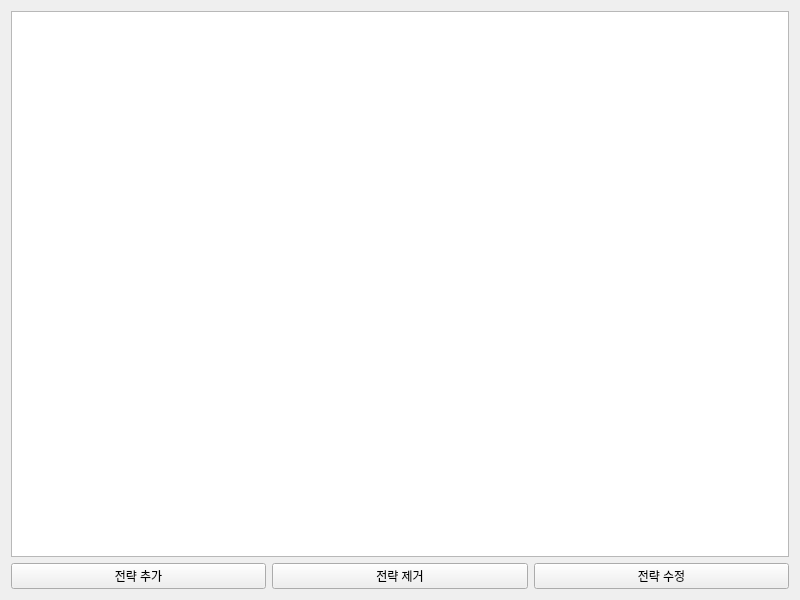
<?xml version="1.0" encoding="UTF-8"?>
<ui version="4.0">
 <class>StrategyManagerForm</class>
 <widget class="QWidget" name="StrategyManagerForm">
  <property name="geometry">
   <rect>
    <x>0</x>
    <y>0</y>
    <width>800</width>
    <height>600</height>
   </rect>
  </property>
  <property name="windowTitle">
   <string>전략 관리</string>
  </property>
  <layout class="QVBoxLayout" name="verticalLayout">
   <item>
    <widget class="QListWidget" name="listStrategies"/>
   </item>
   <item>
    <layout class="QHBoxLayout" name="horizontalLayout">
     <item>
      <widget class="QPushButton" name="btnAddStrategy">
       <property name="text">
        <string>전략 추가</string>
       </property>
      </widget>
     </item>
     <item>
      <widget class="QPushButton" name="btnRemoveStrategy">
       <property name="text">
        <string>전략 제거</string>
       </property>
      </widget>
     </item>
     <item>
      <widget class="QPushButton" name="btnEditStrategy">
       <property name="text">
        <string>전략 수정</string>
       </property>
      </widget>
     </item>
    </layout>
   </item>
  </layout>
 </widget>
 <resources/>
 <connections/>
</ui>
